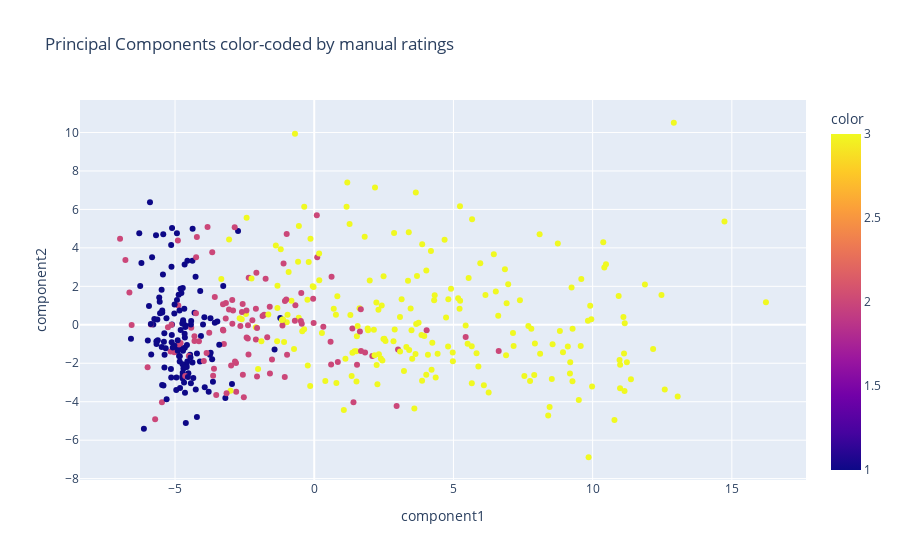

The cell this chart's notebook holds for it:
### Code cell
#Plot the two first principal components color-coded by manual ratings
fig = px.scatter(iqms_pca, x="component1", y="component2", color=scores["score"],
title="Principal Components color-coded by manual ratings")
fig.show()

### Figure 1 — Plotly figure (JSON) as saved in the notebook; plotly's stock layout.template omitted (floating-point values rounded to 4 significant figures; data arrays with more than 128 entries replaced by an {"elided": "..."} marker saying what was removed)
{"data": [{"hovertemplate": "component1=%{x}<br>component2=%{y}<br>color=%{marker.color}<extra></extra>", "legendgroup": "", "marker": {"color": {"elided": "436 int values"}, "coloraxis": "coloraxis", "symbol": "circle"}, "mode": "markers", "name": "", "orientation": "v", "showlegend": false, "type": "scatter", "x": {"elided": "436 float values"}, "xaxis": "x", "y": {"elided": "436 float values"}, "yaxis": "y"}], "layout": {"coloraxis": {"colorbar": {"title": {"text": "color"}}, "colorscale": [[0, "#0d0887"], [0.1111, "#46039f"], [0.2222, "#7201a8"], [0.3333, "#9c179e"], [0.4444, "#bd3786"], [0.5556, "#d8576b"], [0.6667, "#ed7953"], [0.7778, "#fb9f3a"], [0.8889, "#fdca26"], [1, "#f0f921"]]}, "legend": {"tracegroupgap": 0}, "title": {"text": "Principal Components color-coded by manual ratings"}, "xaxis": {"anchor": "y", "domain": [0, 1], "title": {"text": "component1"}}, "yaxis": {"anchor": "x", "domain": [0, 1], "title": {"text": "component2"}}}}
